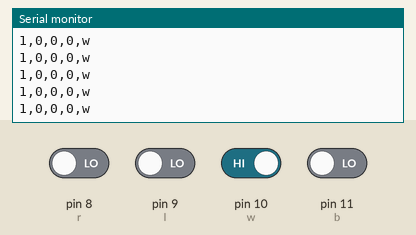
Simulated run of this sketch. Board: Arduino Uno, built with avr-gcc and run on an emulated ATmega328P. Parts: the last lines printed to the serial monitor. Inputs (shaded band) come from the test bench; at power-on: pin 10 (w) HIGH, pin 8 (r), pin 9 (l), pin 11 (b) LOW.

Above: at 1.2 s.
1.3 s: pin 8 (r) driven HIGH
At 1.32 s:
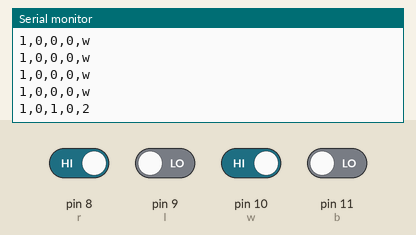
3.2 s: pin 10 (w) driven LOW
At 3.25 s:
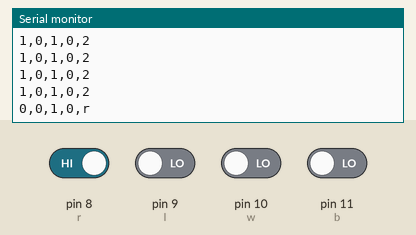
5.1 s: pin 8 (r) driven LOW
At 5.28 s:
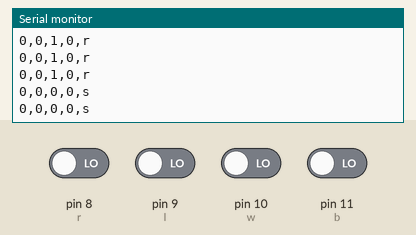
7.0 s: pin 9 (l) driven HIGH
At 7.1 s:
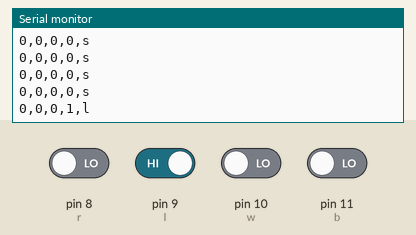
9.0 s: pin 11 (b) driven HIGH
At 9.03 s:
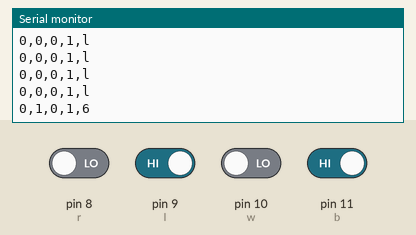
10.5 s: pin 9 (l) driven LOW
At 10.55 s:
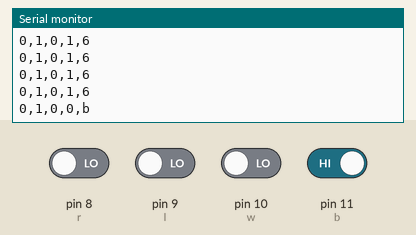

The sketch:

controller2.ino
```cpp
#include <SoftwareSerial.h>
#include <math.h>

SoftwareSerial BTSerial(12, 13);   //bluetooth module Tx:Digital 2 Rx:Digital 3
int r = 8, b = 11, l = 9, w = 10;


void setup() {
  Serial.begin(9600);
  BTSerial.begin(9600);
  pinMode(r, INPUT);pinMode(w, INPUT);pinMode(b, INPUT);pinMode(l, INPUT);
}

void loop() {
  bool cw = digitalRead(w), cb = digitalRead(b), cl = digitalRead(l), cr = digitalRead(r);
  Serial.print(cw);
  Serial.print(',');
  Serial.print(cb);
  Serial.print(',');
  Serial.print(cr);
  Serial.print(',');
  Serial.print(cl);
  Serial.print(',');
  if(!cw && !cb && !cl && !cr){ // ss
    Serial.print('s');
    BTSerial.write('s');
  }
  else if(cw && !cb && !cl && !cr){ // w
    Serial.print('w');
    BTSerial.write('w');
  }else if(cw && !cb && cl && !cr){ // lw
    Serial.print('8');
    BTSerial.write('8');
  }else if(cw && !cb && !cl && cr){ // rw
    Serial.print("2");
    BTSerial.write('2');
  }else if(!cw && cb && !cl && !cr){ // b
    Serial.print("b");
    BTSerial.write('b');
  }else if(!cw && cb && cl && !cr){ // lb
    Serial.print("6");
    BTSerial.write('6');
  }else if(!cw && cb && !cl && cr){ // rb
    Serial.print("4");
    BTSerial.write('4');
  }else if(!cw && !cb && cl && !cr){ // l
    Serial.print("l");
    BTSerial.write('l');
  }else if(!cw && !cb && !cl && cr){ // r
    Serial.print("r");
    BTSerial.write('r');
  }
  Serial.println();
  delay(100);
}
```

Measured:
- after the input at 1.3 s, the serial monitor: prints a new line at once (image 1)
- after the input at 3.2 s, the serial monitor: prints a new line at once (image 2)
- after the input at 5.1 s, the serial monitor: prints a new line after 0.07 s (image 3)
- after the input at 7.0 s, the serial monitor: prints a new line after 0.10 s (image 4)
- after the input at 9.0 s, the serial monitor: prints a new line at once (image 5)
- after the input at 10.5 s, the serial monitor: prints a new line at once (image 6)
